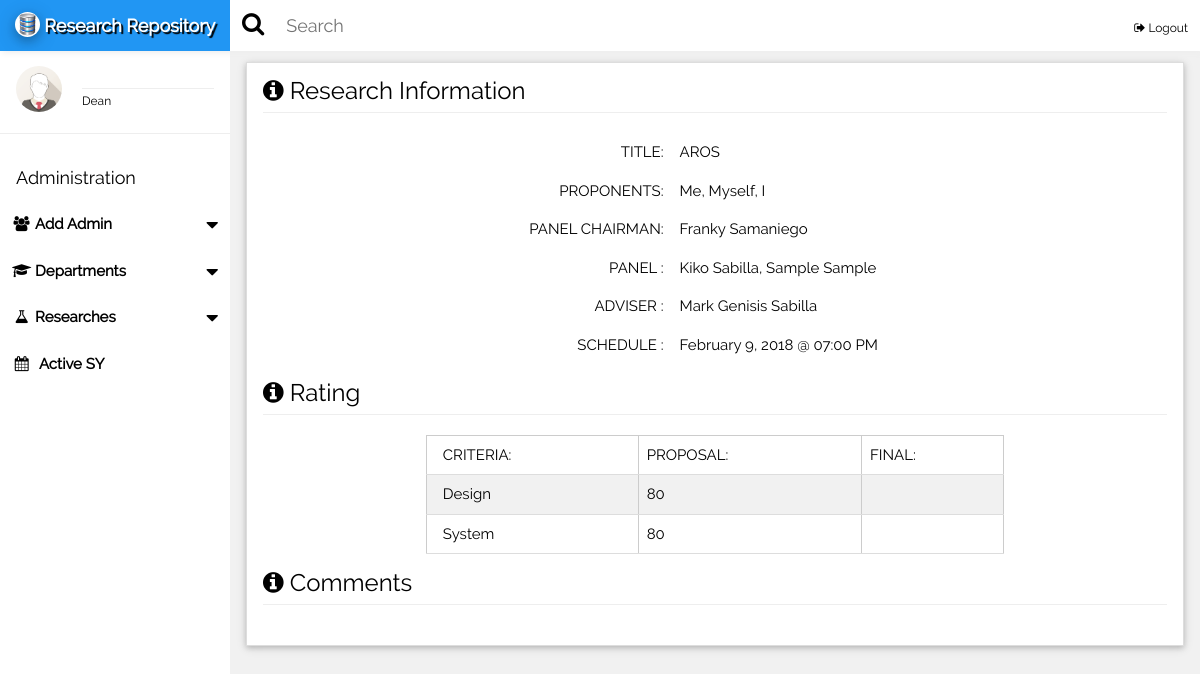
Before: /superadmin/index.php?viewSched=2 with the older database file.
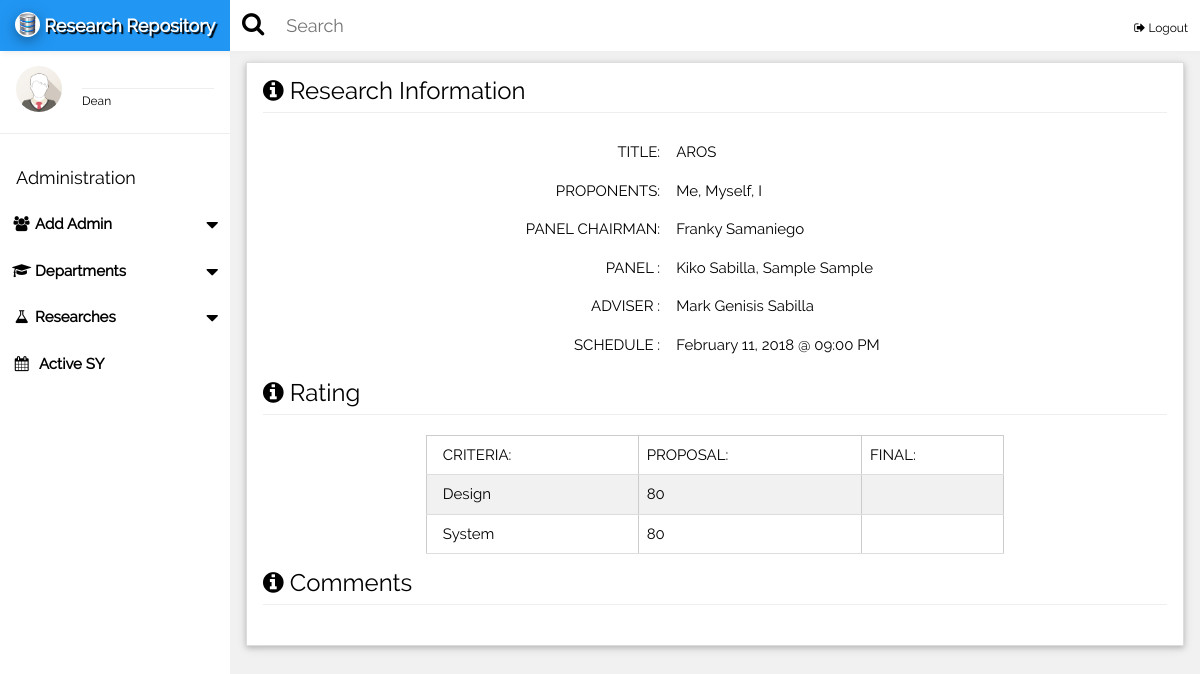
After: the same page with the newer database file.
### tables this page shows
CREATE TABLE `schedules` (
  `id` int(10) UNSIGNED NOT NULL,
  `researchId` varchar(20) NOT NULL,
  `venue` varchar(255) NOT NULL,
  `defenseType` varchar(10) NOT NULL,
  `rubricId` varchar(20) NOT NULL,
  `dateSchedule` varchar(50) NOT NULL,
  `dateAdded` varchar(50) NOT NULL,
  `status` varchar(10) NOT NULL
);

CREATE TABLE `researches` (
  `id` int(11) UNSIGNED NOT NULL,
  `title` varchar(255) NOT NULL,
  `description` longtext NOT NULL,
  `course_id` varchar(10) NOT NULL,
  `adviserId` varchar(20) NOT NULL,
  `schoolYear` varchar(40) NOT NULL
);

CREATE TABLE `panels` (
  `id` int(10) UNSIGNED NOT NULL,
  `name` varchar(255) NOT NULL,
  `designation` varchar(2) NOT NULL,
  `researchId` varchar(20) NOT NULL
);

### include/dbcon.php (called while the page is built, shortened)
<?php
	function getChair($x){
		$sql = mysql_query("SELECT * FROM `panels` WHERE `researchId`='$x' AND `designation`='4'");
		while($row = mysql_fetch_assoc($sql)){
			$d = $row['name'];
		}
		return getName($d);
	}
	function getMems($x){
		$sql = mysql_query("SELECT * FROM `panels` WHERE `researchId`='$x' AND `designation`='3'");
		while($row = mysql_fetch_assoc($sql)){
			$d[] = $row['name'];
		}
		return getName($d);
	}
	function getName($x){
		if(is_array($x)){
			foreach($x as $key => $value){
				$sql=mysql_query("select * from users where id='$value'");
					while($row = mysql_fetch_assoc($sql)){
					$d[] = $row['first_name']." ".$row['last_name'];
				}
			}
		}else{
			$sql=mysql_query("select * from users where id='$x'");
			while($row = mysql_fetch_assoc($sql)){
				$d[] = $row['first_name']." ".$row['last_name'];
			}
		}
		return $d;
	}
	function getTitle($x){
		$sql = mysql_query("SELECT * FROM `researches` WHERE `id`='$x'");
		while($row = mysql_fetch_assoc($sql)){
			return $row['title'];
		}
	}
	function getPropo($x){
		$sql = mysql_query("SELECT * FROM `proponents` WHERE `researchId`='$x'");
		while($row = mysql_fetch_assoc($sql)){
			$prop[] = $row['name'];
		}
		return $prop;
	}
	function getResearchId($x){
		$sql = mysql_query("SELECT * FROM `schedules` WHERE `id`='$x'");
		while($row = mysql_fetch_assoc($sql)){
			$title = $row['researchId'];
		}
		return $title;
	}
	function getAdviser($x){
		$sql = mysql_query("SELECT * FROM `researches` WHERE `id`='$x'");
		while($row = mysql_fetch_assoc($sql)){
			$d = $row['adviserId'];
		}
		return getName($d);
	}
	function getSchedDate($x){
		$sql = mysql_query("SELECT * FROM `schedules` WHERE `id`='$x'");
		while($row = mysql_fetch_assoc($sql)){
			$d = $row['dateSchedule'];
		}
		$date = date('F j, Y @ h:i A',strtotime($d));
		return $date;
	}
	function getRubric($x){
		$sql = mysql_query("SELECT * FROM `schedules` WHERE `id`='$x'");
		while($row = mysql_fetch_array($sql)){
			$d = $row['rubricId'];
		}
		return $d;
	}
?>

### viewSched.php (the view, shortened to what this page needs)
<?php
	$schedId = $_GET['viewSched'];
	$researchId = getResearchId($schedId);
	$rubricId = getRubric($schedId);
?>
<div class="w3-container">
	<h3><i class="fa fa-info-circle fa-fx"></i> Research Information<hr style="margin-top:3px;"/></h3>
	<div class="w3-container">
		<div class="w3-container " style="width:70%;margin:0px auto;">
			<table class="w3-table" width="50%" border="0">
				<tr>
					<td><span class="w3-right">TITLE:</span></td>
					<td><?php echo getTitle($researchId);?></td>
				</tr>
				<tr>
					<td><span class="w3-right">PROPONENTS:</span></td>
					<td><?php echo implode(', ',getPropo($researchId));?></td>
				</tr>
				<tr>
					<td><span class="w3-right">PANEL CHAIRMAN:</span></td>
					<td><?php echo implode(', ',getChair($researchId)); ?></td>
				</tr>
				<tr>
					<td><span class="w3-right">PANEL :</span></td>
					<td><?php echo implode(', ',getMems($researchId)); ?></td>
				</tr>
				<tr>
					<td><span class="w3-right">ADVISER :</span></td>
					<td><?php echo implode(', ',getAdviser($researchId)); ?></td>
				</tr>
				<tr>
					<td><span class="w3-right">SCHEDULE :</span></td>
					<td><?php echo getSchedDate($schedId); ?></td>
				</tr>
			</table>
		</div>
	</div>
	<h3><i class="fa fa-info-circle fa-fx"></i> Rating<hr style="margin-top:3px;"/></h3>
	<div class="w3-container">
		<div class="w3-container " style="width:70%;margin:0px auto;">
			<table class="w3-table w3-table-all" width="50%" border="1">
				<tr>
					<td><span class="">CRITERIA:</span></td>
					<td><span class="">PROPOSAL:</span></td>
					<td><span class="">FINAL:</span></td>
				</tr>
				<?php
					$query = mysql_query("SELECT * FROM `rubric_criteria` WHERE `rubric_id`='$rubricId'");
					while($r = mysql_fetch_assoc($query)){
						$id = $r['id'];
						?>
						<tr><td><?php echo $r['criteria']?></td>
						<?php
						$sql = mysql_query("SELECT * FROM `ratings` WHERE  `researchId`='$researchId' AND `criteriaId`='$id' AND `type`='1'");
						$num = mysql_num_rows($sql);
						if($num>0){
							while($row = mysql_fetch_assoc($sql)){
							?>
							<td><?php echo $row['rating']; ?></td>
							<?php
						}
						}else{
							echo "<td></td>";						}
						?>
						<?php
						$sqlq = mysql_query("SELECT * FROM `ratings` WHERE `researchId`='$researchId' AND `criteriaId`='$id' AND `type`='2'");
						$num2 = mysql_num_rows($sqlq);
						if($num2 > 0){
							while($row1 = mysql_fetch_assoc($sqlq)){
							?>
							<td><?php echo $row1['rating']; ?></td>
							<?php
						}}else{
							echo "<td></td>";
						}
						?>
						</tr>
				<?php
					}
				?>
			</table>
		</div>
	</div>
	<h3><i class="fa fa-info-circle fa-fx"></i> Comments<hr style="margin-top:3px;"/></h3>
</div>

Changed rows visible on the page:
changed schedules "AROS": dateSchedule "February 9, 2018 @ 07:00 PM" → "February 11, 2018 @ 09:00 PM"
